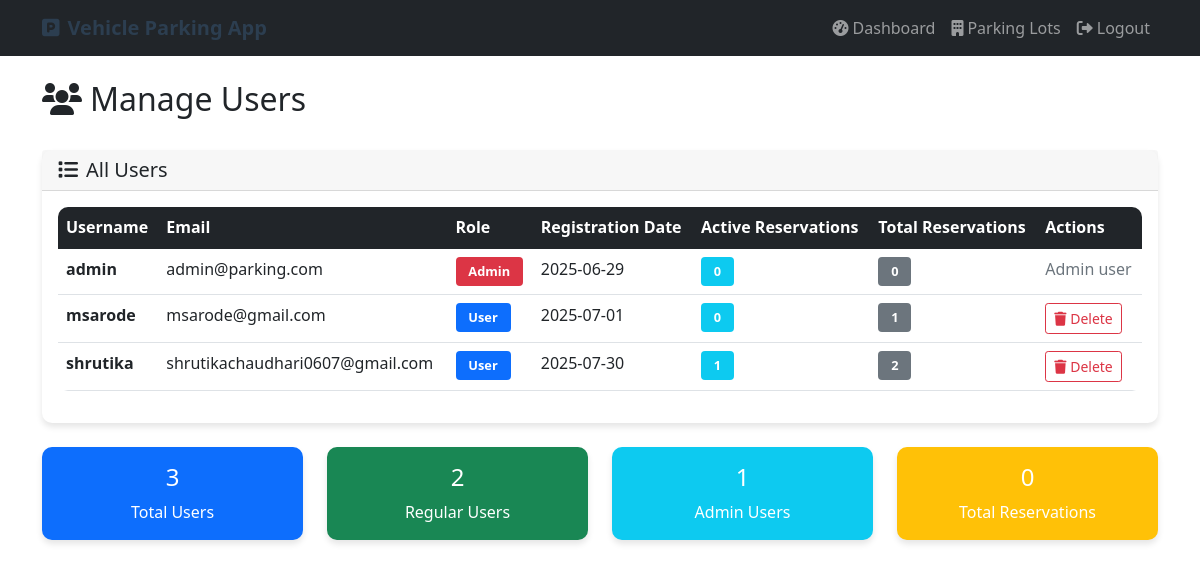
Page /admin/users (signed in) on the committed database.
### tables this page shows
CREATE TABLE users (
            id INTEGER PRIMARY KEY AUTOINCREMENT,
            username TEXT UNIQUE NOT NULL,
            email TEXT UNIQUE NOT NULL,
            password_hash TEXT NOT NULL,
            role TEXT DEFAULT 'user',
            created_at TIMESTAMP DEFAULT CURRENT_TIMESTAMP
        );

### app.py (the view)
@app.route('/admin/users')
@login_required
def admin_users_route():
    return admin_users()

### app.py (called while the page is built)
@login_manager.user_loader
def load_user(user_id):
    db = get_db()
    user_row = db.execute('SELECT * FROM users WHERE id = ?', (user_id,)).fetchone()
    if user_row:
        return User(user_row)
    return None

@app.context_processor
def inject_now():
    return {'now': datetime.now(timezone.utc)}

### controllers/admin_controller.py (called while the page is built)
def admin_users():
    if getattr(current_user, 'role', None) != 'admin':
        flash('Access denied!', 'error')
        return redirect(url_for('index'))
    db = get_db()
    users_raw = db.execute('SELECT * FROM users').fetchall()
    users = []
    for user_row in users_raw:
        user = dict(user_row)
        reservations = db.execute('SELECT * FROM reservations WHERE user_id = ?', (user['id'],)).fetchall()
        user['reservations'] = reservations
        users.append(user)
    return render_template('admin_users.html', users=users)

### controllers/auth_controller.py (called while the page is built)
    @property
    def is_authenticated(self):
        return True

### models/database.py (called while the page is built)
def get_db():
    if 'db' not in g:
        g.db = sqlite3.connect(DATABASE)
        g.db.row_factory = sqlite3.Row
    return g.db

### templates/admin_users.html (shortened to what this page needs)
{% extends "base.html" %}
{% block content %}
<div class="row mb-4">
    <div class="col-12">
        <h2><i class="fas fa-users me-2"></i>Manage Users</h2>
    </div>
</div>
<div class="row">
    <div class="col-12">
        <div class="card">
            <div class="card-header">
                <h5 class="mb-0"><i class="fas fa-list me-2"></i>All Users</h5>
            </div>
            <div class="card-body">
                {% if users %}
                    <div class="table-responsive">
                        <table class="table table-hover">
                            <thead class="table-dark">
                                <tr>
                                    <th>Username</th>
                                    <th>Email</th>
                                    <th>Role</th>
                                    <th>Registration Date</th>
                                    <th>Active Reservations</th>
                                    <th>Total Reservations</th>
                                    <th>Actions</th>
                                </tr>
                            </thead>
                            <tbody>
                                {% for user in users %}
                                    <tr>
                                        <td>
                                            <strong>{{ user.username }}</strong>
                                        </td>
                                        <td>{{ user.email }}</td>
                                        <td>
                                            {% if user.role == 'admin' %}
                                                <span class="badge bg-danger">Admin</span>
                                            {% else %}
                                                <span class="badge bg-primary">User</span>
                                            {% endif %}
                                        </td>
                                        <td>
                                            {% if user.created_at %}
                                                {% if user.created_at is string %}
                                                    {{ user.created_at[:10] }}
                                                {% else %}
                                                    {{ user.created_at.strftime('%Y-%m-%d') }}
                                                {% endif %}
                                            {% else %}
                                                <span class="text-muted">N/A</span>
                                            {% endif %}
                                        </td>
                                        <td>
                                            {% set active_count = user.reservations|selectattr('status', 'equalto', 'active')|list|length %}
                                            <span class="badge bg-info">{{ active_count }}</span>
                                        </td>
                                        <td>
                                            <span class="badge bg-secondary">{{ user.reservations|length }}</span>
                                        </td>
                                        <td>
                                            {% if user.role != 'admin' %}
                                                <a href="{{ url_for('admin_delete_user_route', user_id=user.id) }}"
                                                   class="btn btn-sm btn-outline-danger"
                                                   onclick="return confirm('Are you sure you want to delete user {{ user.username }}? This action cannot be undone.')">
                                                    <i class="fas fa-trash"></i> Delete
                                                </a>
                                            {% else %}
                                                <span class="text-muted">Admin user</span>
                                            {% endif %}
                                        </td>
                                    </tr>
                                {% endfor %}
                            </tbody>
                        </table>
                    </div>
                {% else %}
                    <div class="text-center py-4">
                        <i class="fas fa-users fa-3x text-muted mb-3"></i>
                        <h5 class="text-muted">No users found</h5>
                        <p class="text-muted">No users have registered yet.</p>
                    </div>
                {% endif %}
            </div>
        </div>
    </div>
</div>
{% if users %}
    <div class="row mt-4">
        <div class="col-md-3">
            <div class="card bg-primary text-white">
                <div class="card-body text-center">
                    <h4 class="card-title">{{ users|length }}</h4>
                    <p class="card-text">Total Users</p>
                </div>
            </div>
        </div>
        <div class="col-md-3">
            <div class="card bg-success text-white">
                <div class="card-body text-center">
                    <h4 class="card-title">{{ users|selectattr('role', 'equalto', 'user')|list|length }}</h4>
                    <p class="card-text">Regular Users</p>
                </div>
            </div>
        </div>
        <div class="col-md-3">
            <div class="card bg-info text-white">
                <div class="card-body text-center">
                    <h4 class="card-title">{{ users|selectattr('role', 'equalto', 'admin')|list|length }}</h4>
                    <p class="card-text">Admin Users</p>
                </div>
            </div>
        </div>
        <div class="col-md-3">
            <div class="card bg-warning text-white">
                <div class="card-body text-center">
                    <h4 class="card-title">
                        {% set total_reservations = 0 %}
                        {% for user in users %}
                            {% set total_reservations = total_reservations + user.reservations|length %}
                        {% endfor %}
                        {{ total_reservations }}
                    </h4>
                    <p class="card-text">Total Reservations</p>
                </div>
            </div>
        </div>
    </div>
{% endif %}
{% endblock %}

### templates/base.html (shortened to what this page needs)
<!DOCTYPE html>
<html lang="en">
<head>
    <link href="https://cdn.jsdelivr.net/npm/bootstrap@5.1.3/dist/css/bootstrap.min.css" rel="stylesheet">
    <link href="https://cdnjs.cloudflare.com/ajax/libs/font-awesome/6.0.0/css/all.min.css" rel="stylesheet">
    <link href="{{ url_for('static', filename='css/style.css') }}" rel="stylesheet">
</head>
<body>
    <nav class="navbar navbar-expand-lg navbar-dark bg-dark">
        <div class="container">
            <a class="navbar-brand" href="{{ url_for('index') }}">
                <i class="fas fa-parking me-2"></i>Vehicle Parking App
            </a>
            <div class="collapse navbar-collapse" id="navbarNav">
                <ul class="navbar-nav ms-auto">
                    {% if current_user.is_authenticated %}
                        {% if current_user.is_admin %}
                            <li class="nav-item">
                                <a class="nav-link" href="{{ url_for('admin_dashboard_route') }}">
                                    <i class="fas fa-tachometer-alt me-1"></i>Dashboard
                                </a>
                            </li>
                            <li class="nav-item">
                                <a class="nav-link" href="{{ url_for('admin_parking_lots_route') }}">
                                    <i class="fas fa-building me-1"></i>Parking Lots
                                </a>
                            </li>
                            <li class="nav-item">
                                <a class="nav-link" href="{{ url_for('admin_spots_route') }}">
                                    <i class="fas fa-car me-1"></i>Parking Spots
                                </a>
                            </li>
                            <li class="nav-item">
                                <a class="nav-link" href="{{ url_for('admin_users_route') }}">
                                    <i class="fas fa-users me-1"></i>Users
                                </a>
                            </li>
                        {% else %}
                            <li class="nav-item">
                                <a class="nav-link" href="{{ url_for('user_dashboard_route') }}">
                                    <i class="fas fa-tachometer-alt me-1"></i>Dashboard
                                </a>
                            </li>
                            <li class="nav-item">
                                <a class="nav-link" href="{{ url_for('user_parking_lots_route') }}">
                                    <i class="fas fa-building me-1"></i>Parking Lots
                                </a>
                            </li>
                        {% endif %}
                        <li class="nav-item">
                            <a class="nav-link" href="{{ url_for('logout_route') }}">
                                <i class="fas fa-sign-out-alt me-1"></i>Logout
                            </a>
                        </li>
                    {% endif %}
                </ul>
            </div>
        </div>
    </nav>
    <div class="container mt-4">
        {% block content %}{% endblock %}
    </div>
</body>
</html>

### static/css/style.css (style rules this page uses)
.navbar-brand { font-weight: bold; color: #2c3e50 !important; }
.card { box-shadow: 0 4px 6px rgba(0, 0, 0, 0.1); border: none; border-radius: 10px; transition: transform 0.2s ease-in-out; }
.table { border-radius: 10px; overflow: hidden; }
.badge { font-size: 0.8rem; padding: 0.5rem 0.8rem; }

### rows in the picture
users: username "admin", email "admin@parking.com", role "Admin", created_at "2025-06-29", active_count "0", reservations|length "0"
users: username "msarode", email "msarode@gmail.com", role "User", created_at "2025-07-01", active_count "0", reservations|length "1"
users: username "shrutika", email "shrutikachaudhari0607@gmail.com", role "User", created_at "2025-07-30", active_count "1", reservations|length "2"

### other values in the picture
{{ users|length }} "3"
{{ users|selectattr('role', 'equalto', 'user')|list|length }} "2"
{{ users|selectattr('role', 'equalto', 'admin')|list|length }} "1"
{{ total_reservations }} "0"
